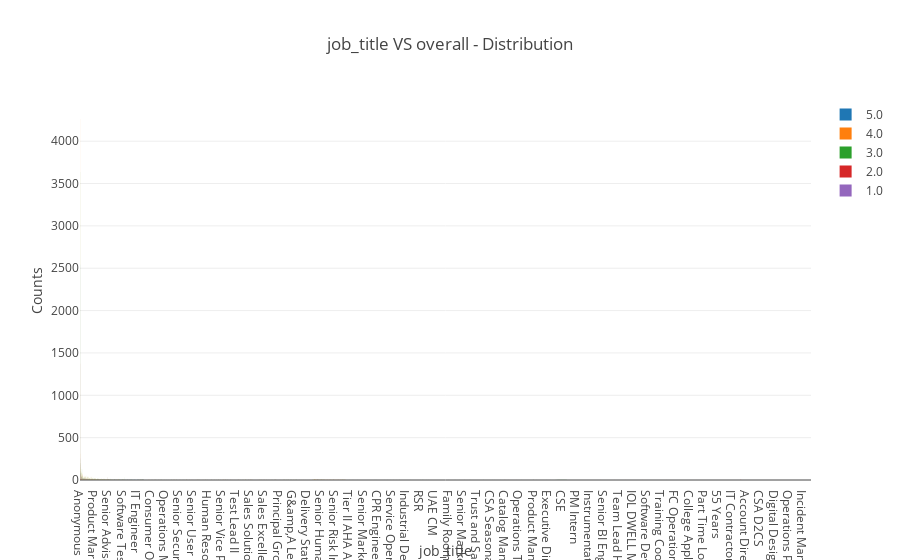

Here is the notebook cell this chart was saved with:
### Code cell
categorical_feature_distribution('job_title','overall')

### Figure 1 — Plotly figure (JSON) as saved in the notebook; plotly's stock layout.template omitted (floating-point values rounded to 4 significant figures; data arrays with more than 128 entries replaced by an {"elided": "..."} marker saying what was removed)
{"data": [{"name": "5.0", "type": "bar", "uid": "fdb82950-83a2-11e9-93f6-303a647ae7c5", "x": {"elided": "1253 str values"}, "y": {"elided": "1253 int values"}}, {"name": "4.0", "type": "bar", "uid": "fdb82951-83a2-11e9-93f6-303a647ae7c5", "x": {"elided": "1845 str values"}, "y": {"elided": "1845 int values"}}, {"name": "3.0", "type": "bar", "uid": "fdb82952-83a2-11e9-93f6-303a647ae7c5", "x": {"elided": "1742 str values"}, "y": {"elided": "1742 int values"}}, {"name": "2.0", "type": "bar", "uid": "fdb82953-83a2-11e9-93f6-303a647ae7c5", "x": {"elided": "841 str values"}, "y": {"elided": "841 int values"}}, {"name": "1.0", "type": "bar", "uid": "fdb82954-83a2-11e9-93f6-303a647ae7c5", "x": {"elided": "234 str values"}, "y": {"elided": "234 int values"}}], "layout": {"barmode": "group", "title": "job_title VS overall - Distribution ", "xaxis": {"title": "job_title"}, "yaxis": {"title": "Counts"}}}
